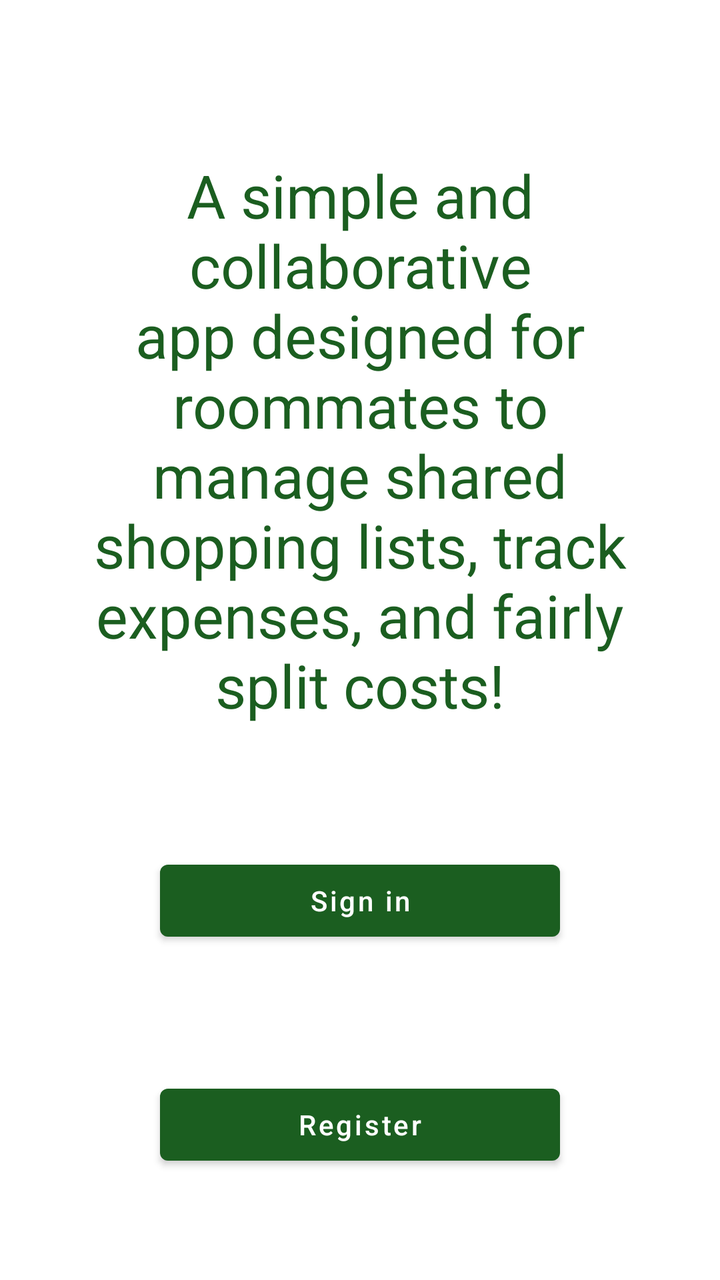
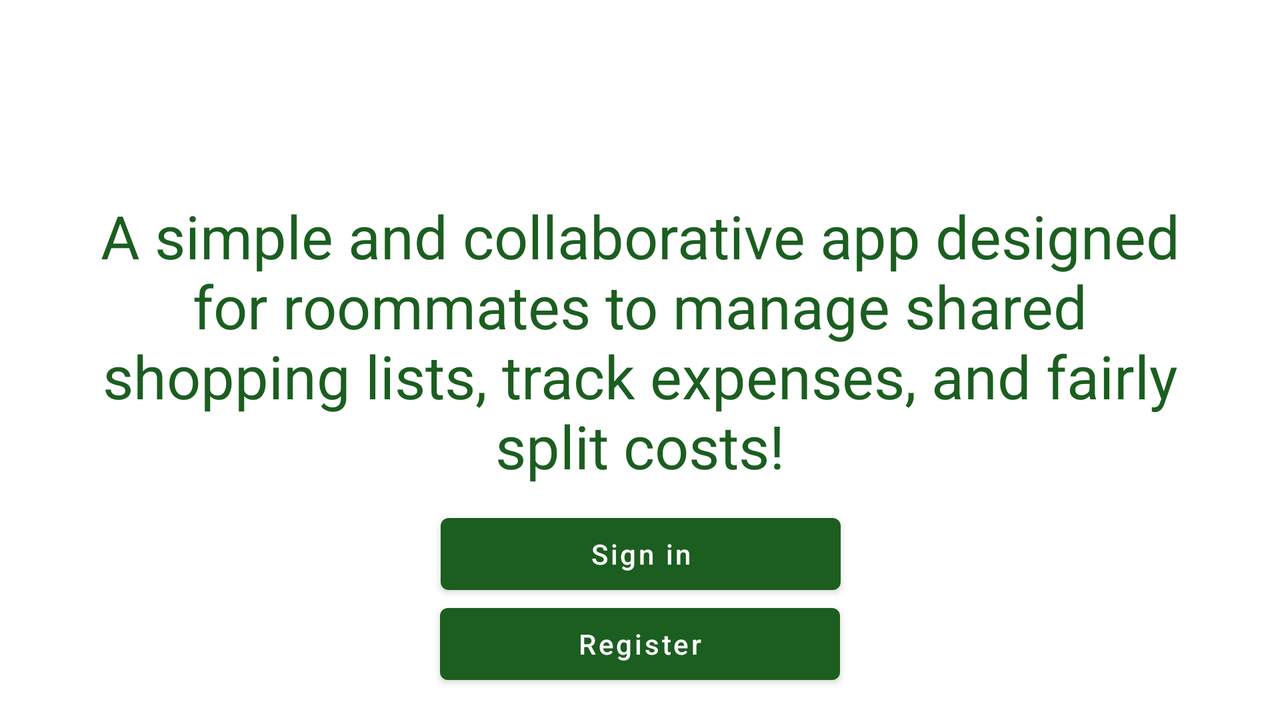

One screen, two layout resources from the same app: the default and the repository's alternative for another configuration. Each is rendered where Android would select it; the XML of both is given below.
<!-- AndroidManifest.xml: application theme Base.Theme.RoommateShoppingApp -->
<!-- res/layout/activity_main.xml -->
<?xml version="1.0" encoding="utf-8"?>
<androidx.constraintlayout.widget.ConstraintLayout xmlns:android="http://schemas.android.com/apk/res/android"
    xmlns:app="http://schemas.android.com/apk/res-auto"
    xmlns:tools="http://schemas.android.com/tools"
    android:layout_width="match_parent"
    android:layout_height="match_parent"
    tools:context=".MainActivity">

    <TextView
        android:id="@+id/textView"
        android:layout_width="300dp"
        android:layout_height="wrap_content"
        android:padding="10dp"
        android:text="A simple and collaborative app designed for roommates to manage shared shopping lists, track expenses, and fairly split costs!"
        android:textAlignment="center"
        android:textSize="30sp"
        app:layout_constraintBottom_toBottomOf="parent"
        app:layout_constraintEnd_toEndOf="parent"
        app:layout_constraintStart_toStartOf="parent"
        app:layout_constraintTop_toTopOf="parent"
        app:layout_constraintVertical_bias="0.201" />

    <Button
        android:id="@+id/button2"
        android:layout_width="200dp"
        android:layout_height="wrap_content"
        android:layout_marginStart="24dp"
        android:layout_marginTop="32dp"
        android:layout_marginEnd="24dp"
        android:text="Register"
        android:textAllCaps="false"
        app:layout_constraintBottom_toBottomOf="parent"
        app:layout_constraintEnd_toEndOf="parent"
        app:layout_constraintHorizontal_bias="0.5"
        app:layout_constraintStart_toStartOf="parent"
        app:layout_constraintTop_toBottomOf="@+id/button1" />

    <Button
        android:id="@+id/button1"
        android:layout_width="200dp"
        android:layout_height="wrap_content"
        android:layout_marginStart="24dp"
        android:layout_marginEnd="24dp"
        android:layout_marginBottom="32dp"
        android:text="@string/signin"
        android:textAllCaps="false"
        app:layout_constraintBottom_toTopOf="@+id/button2"
        app:layout_constraintEnd_toEndOf="parent"
        app:layout_constraintHorizontal_bias="0.5"
        app:layout_constraintStart_toStartOf="parent"
        app:layout_constraintTop_toBottomOf="@+id/textView"
        app:layout_constraintVertical_chainStyle="packed" />

</androidx.constraintlayout.widget.ConstraintLayout>
<!-- resources referenced by this layout -->
<resources>
  <string name="signin">Sign in</string>
  <style name="Base.Theme.RoommateShoppingApp" parent="Theme.MaterialComponents.DayNight.DarkActionBar">
          
          
          
          <item name="colorPrimary">@color/green</item>
          <item name="colorPrimaryVariant">@color/green_dark</item>
          <item name="colorOnPrimary">@color/white</item>
  
          
          <item name="colorSecondary">@color/green_dark</item>
          <item name="colorSecondaryVariant">@color/green_dark</item>
          <item name="colorOnSecondary">@color/black</item>
  
          
          <item name="colorControlActivated">@color/green_dark</item>
  
          
          <item name="android:statusBarColor" tools:targetApi="l">?attr/colorPrimaryVariant</item>
  
          <item name="android:windowBackground">@color/white</item>
          <item name="android:editTextColor">@color/green</item>
  
          <item name="colorOnBackground">@color/green</item>
          <item name="colorSurface">@color/green</item>
  
          <item name="android:textColorPrimary">@color/green</item>
          <item name="android:textColorSecondary">@color/green</item>
          <item name="android:textColorTertiary">@color/green</item>
          <item name="android:textColorLink">@color/green_dark</item>
          <item name="android:textColorHint">@color/green_light</item>
  
          <item name="android:backgroundDimAmount">0.6</item>
          <item name="android:backgroundDimEnabled">true</item>
      </style>
  <color name="green">#1B5E20</color>
  <color name="green_dark">#003300</color>
  <color name="white">#FFFFFFFF</color>
  <color name="black">#FF000000</color>
  <color name="green_light">#A5D6A7</color>
</resources>
<!-- res/layout-land/activity_main.xml (the repository's variant of the layout above) -->
<!-- drawn on the phone turned sideways -->
<?xml version="1.0" encoding="utf-8"?>
<androidx.constraintlayout.widget.ConstraintLayout xmlns:android="http://schemas.android.com/apk/res/android"
    xmlns:app="http://schemas.android.com/apk/res-auto"
    xmlns:tools="http://schemas.android.com/tools"
    android:layout_width="match_parent"
    android:layout_height="match_parent"
    tools:context=".MainActivity">

    <TextView
        android:id="@+id/textView"
        android:layout_width="570dp"
        android:layout_height="wrap_content"
        android:padding="10dp"
        android:text="A simple and collaborative app designed for roommates to manage shared shopping lists, track expenses, and fairly split costs!"
        android:textAlignment="center"
        android:textSize="30sp"
        app:layout_constraintBottom_toBottomOf="parent"
        app:layout_constraintEnd_toEndOf="parent"
        app:layout_constraintStart_toStartOf="parent"
        app:layout_constraintTop_toTopOf="parent"
        app:layout_constraintVertical_bias="0.45" />

    <Button
        android:id="@+id/button2"
        android:layout_width="200dp"
        android:layout_height="wrap_content"
        android:text="Register"
        android:textAllCaps="false"
        app:layout_constraintBottom_toBottomOf="parent"
        app:layout_constraintEnd_toEndOf="parent"
        app:layout_constraintStart_toStartOf="parent"
        app:layout_constraintTop_toBottomOf="@+id/textView"
        app:layout_constraintVertical_bias="0.764" />

    <Button
        android:id="@+id/button1"
        android:layout_width="200dp"
        android:layout_height="wrap_content"
        android:layout_marginStart="24dp"
        android:layout_marginEnd="24dp"
        android:layout_marginBottom="32dp"
        android:text="@string/signin"
        android:textAllCaps="false"
        app:layout_constraintBottom_toTopOf="@+id/button2"
        app:layout_constraintEnd_toEndOf="parent"
        app:layout_constraintHorizontal_bias="0.501"
        app:layout_constraintStart_toStartOf="parent"
        app:layout_constraintTop_toBottomOf="@+id/textView"
        app:layout_constraintVertical_bias="0.0"
        app:layout_constraintVertical_chainStyle="packed" />

</androidx.constraintlayout.widget.ConstraintLayout>
